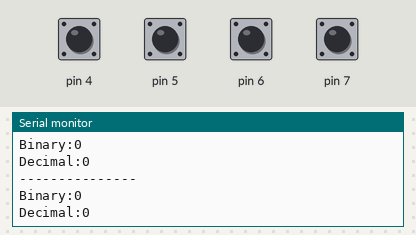
The program below on a simulated Arduino Uno, built with avr-gcc and run on an emulated ATmega328P. Parts: the last lines printed to the serial monitor. The test bench sets the inputs (shaded band); at power-on: pin 4–7 HIGH.

Above: at 2.8 s.
2.9 s: pin 4 pulled LOW for 1.2 s
At 3.4 s:
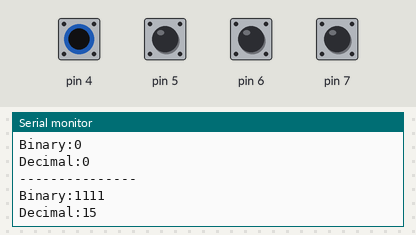
5.6 s: pin 5 pulled LOW for 1.2 s
At 6.8 s:
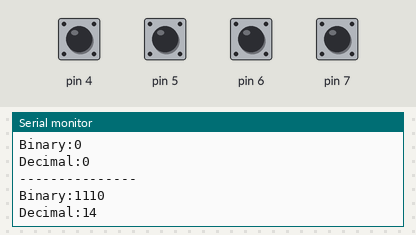
8.3 s: pin 6 pulled LOW for 1.2 s
At 9.8 s:
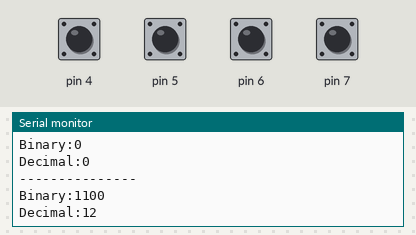
11.0 s: pin 7 pulled LOW for 1.2 s
At 11.8 s:
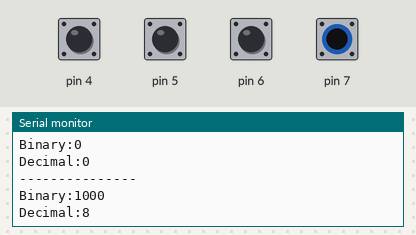
Timing chart, 0 to 14.0 s (numbered marks = the images above; inputs shaded):
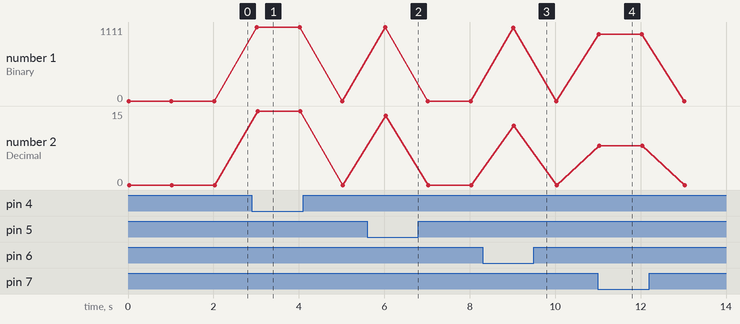

The program:

main.cpp
```cpp
#include <Arduino.h>

uint8_t value;

void setup() {
  DDRD &= 0x00; // Set PD4-PD7 as input
  PORTD |= 0xF0; // Enable pull-up resistors for PD4-PD7
  DDRB &= 0x0F; // Set PB4-PB7 as output
  Serial.begin(9600); // Initialize serial communication at 9600 baud rate

}

void loop() {
  value = PIND; //Read switches
  value = value & 0xF0;// Mask the values (0xF0)
  value >>= 4;// Shift right value >> 4
  value = ~value; // Invert the value
  value = value & 0x0F; // Mask the value (0x0F)
  value = ~value; // Invert the value again
  value = value +1; // Increment the value by 1
  value = value & 0x0F; // Mask the value (0x0F)
  PORTB = value; // Display on LEDs
  Serial.println("---------------"); // Print a separator line
  Serial.print("Binary:"); // Print the label for binary output
  Serial.println(value, BIN); // Print the value in binary format
  Serial.print("Decimal:"); // Print the label for decimal output
  Serial.println(value); // Print the value in decimal format
  delay(1000); // Delay for 1000 milliseconds
}
```

Measured:
- after the input at 2.9 s, the serial monitor: prints a new line after 0.12 s (image 1)
- after the input at 5.6 s, the serial monitor: prints a new line after 0.42 s (image 2)
- after the input at 8.3 s, the serial monitor: prints a new line after 0.72 s (image 3)
- after the input at 11.0 s, the serial monitor: prints a new line at once (image 4)
